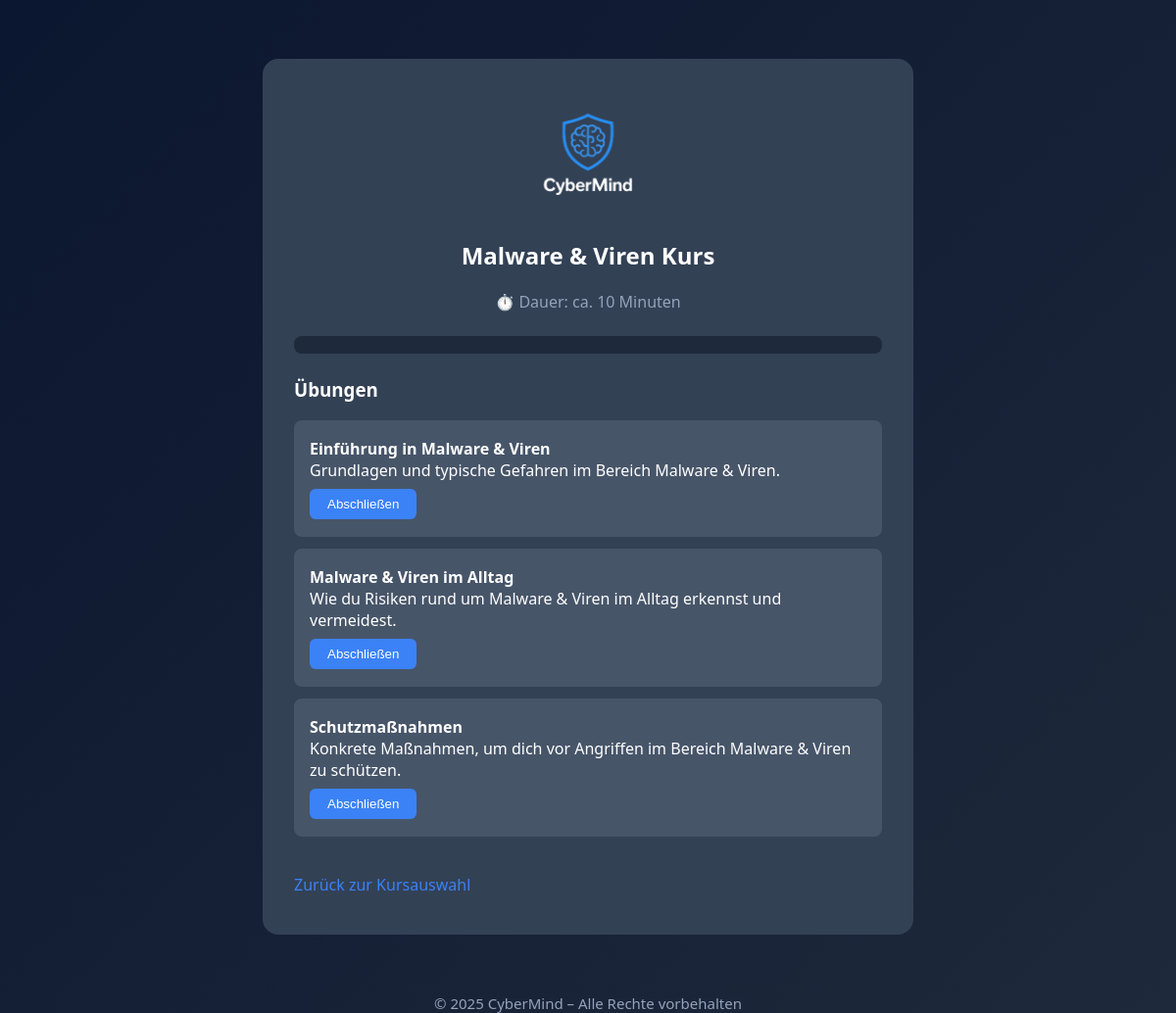
/malware_course.php (signed in), run on the app's committed database.
### tables this page shows
CREATE TABLE malware_exercises (
    id INT AUTO_INCREMENT PRIMARY KEY,
    title VARCHAR(200) NOT NULL,
    content TEXT NOT NULL
);

### malware_course.php (the view, shortened to what this page needs)
<?php
include 'db.php';
$sql = "SELECT id, plan, created_at FROM users WHERE username=?";
$stmt = $conn->prepare($sql);
$stmt->bind_param("s", $_SESSION['username']);
$stmt->execute();
$result = $stmt->get_result();
$user = $result->fetch_assoc();
$user_id = $user['id'];
$course_duration = 10;
$sql = "SELECT * FROM malware_exercises";
$result = $conn->query($sql);
$exercises = [];
while ($exercise = $result->fetch_assoc()) {
    $sql2 = "SELECT completed FROM malware_exercise_user WHERE user_id=? AND exercise_id=?";
    $stmt2 = $conn->prepare($sql2);
    $stmt2->bind_param("ii", $user_id, $exercise['id']);
    $stmt2->execute();
    $res2 = $stmt2->get_result();
    $done = ($res2->fetch_assoc()['completed'] ?? 0);
    $exercise['done'] = $done;
    $exercises[] = $exercise;
}
?>
<!DOCTYPE html>
<html lang="de">
<head>
</head>
<body>
<div class="center-box">
<img class="logo" src="Logo_no_background.png" alt="CyberMind Logo">
<h2>Malware & Viren Kurs</h2>
<div class="duration">⏱️ Dauer: ca. <?php echo $course_duration; ?> Minuten</div>
<div class="progress-bar"><div class="progress" id="progress"></div></div>
<h3>Übungen</h3>
<ul class="exercise-list" id="exerciseList">
<?php foreach ($exercises as $ex): ?>
<li data-id="<?php echo $ex['id']; ?>">
<b><?php echo htmlspecialchars($ex['title']); ?></b><br>
<span><?php echo htmlspecialchars($ex['content']); ?></span>
<?php if ($ex['done']): ?>
<span class="done">✔ Abgeschlossen</span>
<?php else: ?>
<form method="POST" class="exerciseForm" style="margin-top:8px;">
<button type="submit">Abschließen</button>
</form>
<?php endif; ?>
</li>
<?php endforeach; ?>
</ul>
<br><a href="exercises.php">Zurück zur Kursauswahl</a>
</div>
<footer>© 2025 CyberMind – Alle Rechte vorbehalten</footer>
</body>
</html>

### data on the page
malware_exercises: title "Einführung in Malware & Viren", content "Grundlagen und typische Gefahren im Bereich Malware & Viren."
malware_exercises: title "Malware & Viren im Alltag", content "Wie du Risiken rund um Malware & Viren im Alltag erkennst und vermeidest."
malware_exercises: title "Schutzmaßnahmen", content "Konkrete Maßnahmen, um dich vor Angriffen im Bereich Malware & Viren zu schützen."

### other printed values
$course_duration "10"
